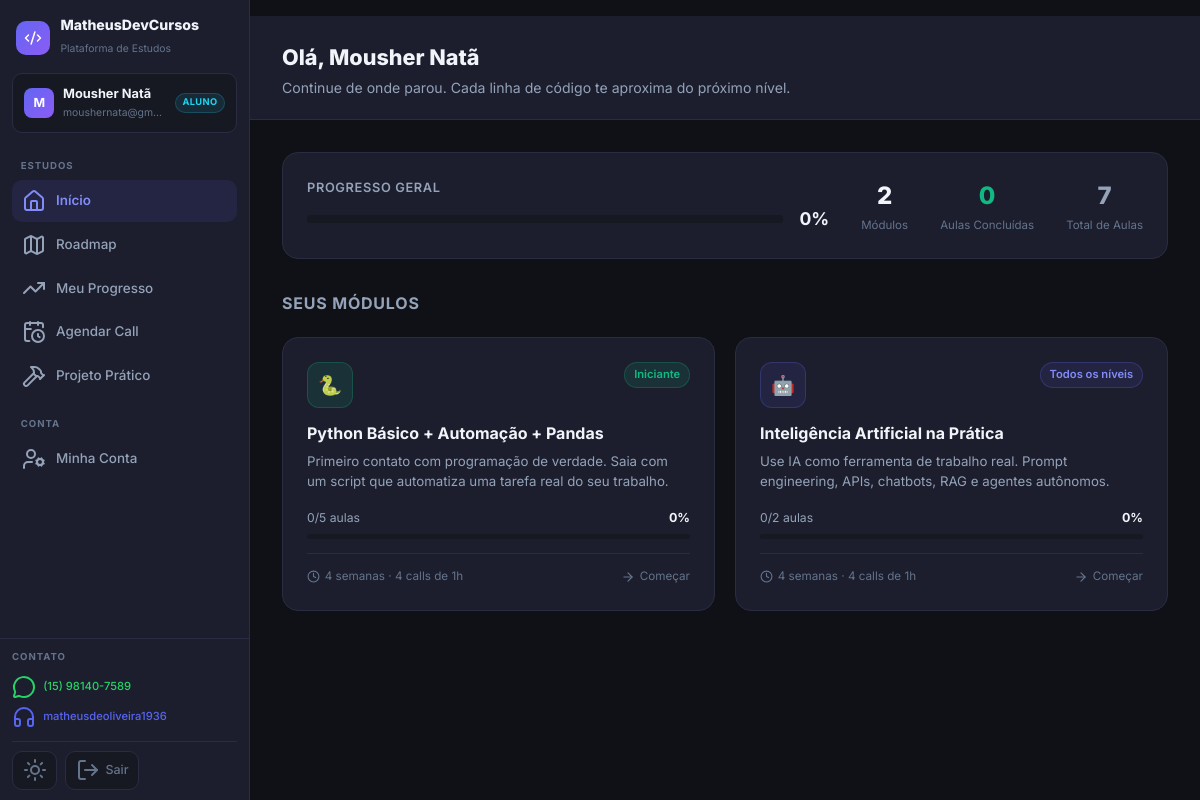
The page /dashboard (signed in) on the database its author committed.
### app.py (models this page shows)
class User(UserMixin, db.Model):
    id = db.Column(db.Integer, primary_key=True)
    username = db.Column(db.String(80), unique=True, nullable=False)
    email = db.Column(db.String(120), unique=True, nullable=True)
    password_hash = db.Column(db.String(200), nullable=False)
    role = db.Column(db.String(20), default='student')
    created_at = db.Column(db.DateTime, default=datetime.utcnow)
    is_active_user = db.Column(db.Boolean, default=True)
    modules = db.relationship('UserModule', backref='user', lazy=True, cascade='all, delete-orphan')
    progress = db.relationship('LessonProgress', backref='user', lazy=True, cascade='all, delete-orphan')
    submissions = db.relationship('ExerciseSubmission', backref='user', lazy=True, cascade='all, delete-orphan')

class Module(db.Model):
    id = db.Column(db.Integer, primary_key=True)
    name = db.Column(db.String(200), nullable=False)
    short_name = db.Column(db.String(80))
    description = db.Column(db.Text)
    price = db.Column(db.Float, default=0.0)
    duration = db.Column(db.String(100))
    level = db.Column(db.String(50))
    color = db.Column(db.String(20), default='purple')
    icon = db.Column(db.String(10), default='🐍')
    is_active = db.Column(db.Boolean, default=True)
    lessons = db.relationship('Lesson', backref='module', lazy=True, order_by='Lesson.order')
    users = db.relationship('UserModule', backref='module', lazy=True)

### app.py (the view)
@app.route('/dashboard')
@login_required
def dashboard():
    if current_user.role == 'admin':
        return redirect(url_for('admin_dashboard'))
    user_modules = UserModule.query.filter_by(user_id=current_user.id).all()
    modules_data = []
    for um in user_modules:
        mod = um.module
        total = len(mod.lessons)
        lesson_ids = [l.id for l in mod.lessons]
        completed = LessonProgress.query.filter_by(user_id=current_user.id)\
            .filter(LessonProgress.lesson_id.in_(lesson_ids)).count() if lesson_ids else 0
        progress = int(completed / total * 100) if total > 0 else 0
        modules_data.append({'module': mod, 'progress': progress, 'completed': completed, 'total': total})
    return render_template('student/dashboard.html', modules_data=modules_data)

### app.py (called while the page is built)
@login_manager.user_loader
def load_user(user_id):
    return User.query.get(int(user_id))

### templates/student/dashboard.html (shortened to what this page needs)
{% extends "base.html" %}
{% block content %}
<div class="page-header">
  <div class="page-header-inner" style="display:flex; align-items:center; justify-content:space-between;">
    <div>
      <h1>Olá, {{ current_user.username }}</h1>
      <p>Continue de onde parou. Cada linha de código te aproxima do próximo nível.</p>
    </div>
  </div>
</div>
<div class="page-body">
<div class="page-body-inner">
  {% if modules_data %}
    {% set total_progress = namespace(val=0) %}
    {% for m in modules_data %}{% set total_progress.val = total_progress.val + m.progress %}{% endfor %}
    {% set avg = (total_progress.val / modules_data|length)|int %}
    <div style="background:var(--surface); border:1px solid var(--border); border-radius:var(--radius-lg); padding:1.5rem; margin-bottom:2rem; display:flex; align-items:center; gap:2rem; flex-wrap:wrap;">
      <div style="flex:1; min-width:200px;">
        <div style="font-size:0.8rem; color:var(--text2); margin-bottom:0.4rem; font-weight:600; text-transform:uppercase; letter-spacing:0.05em;">Progresso Geral</div>
        <div style="display:flex; align-items:center; gap:1rem;">
          <div class="progress-bar-track" style="flex:1; height:8px;">
          </div>
          <strong style="font-size:1.1rem; color:var(--text);">{{ avg }}%</strong>
        </div>
      </div>
      <div style="display:flex; gap:2rem; flex-wrap:wrap;">
        <div style="text-align:center;">
          <div style="font-size:1.5rem; font-weight:800; color:var(--text);">{{ modules_data|length }}</div>
          <div style="font-size:0.72rem; color:var(--text3);">Módulo{{ 's' if modules_data|length > 1 }}</div>
        </div>
        {% set total_done = namespace(val=0) %}
        {% set total_lessons = namespace(val=0) %}
        {% for m in modules_data %}
          {% set total_done.val = total_done.val + m.completed %}
          {% set total_lessons.val = total_lessons.val + m.total %}
        {% endfor %}
        <div style="text-align:center;">
          <div style="font-size:1.5rem; font-weight:800; color:var(--green);">{{ total_done.val }}</div>
          <div style="font-size:0.72rem; color:var(--text3);">Aulas Concluídas</div>
        </div>
        <div style="text-align:center;">
          <div style="font-size:1.5rem; font-weight:800; color:var(--text2);">{{ total_lessons.val }}</div>
          <div style="font-size:0.72rem; color:var(--text3);">Total de Aulas</div>
        </div>
      </div>
    </div>
    <h2 style="font-size:1rem; font-weight:700; color:var(--text2); margin-bottom:1.25rem; text-transform:uppercase; letter-spacing:0.05em;">Seus Módulos</h2>
    <div class="modules-grid">
      {% for item in modules_data %}
        {% set mod = item.module %}
        {% set color = mod.color %}
        <a href="{{ url_for('module_view', module_id=mod.id) }}" class="module-card {{ color }}-card">
          <div class="module-card-top">
            <div class="module-icon-wrap {{ color }}">{{ mod.icon }}</div>
            <span class="module-level {{ color }}">{{ mod.level }}</span>
          </div>
          <h3>{{ mod.name }}</h3>
          <p>{{ mod.description }}</p>
          <div class="progress-row">
            <span class="progress-label">{{ item.completed }}/{{ item.total }} aulas</span>
            <span class="progress-pct">{{ item.progress }}%</span>
          </div>
          <div class="progress-bar-track">
          </div>
          <div class="module-meta">
            <span><i data-lucide="clock" style="width:13px;height:13px;display:inline;vertical-align:middle;"></i> {{ mod.duration }}</span>
            {% if item.progress == 100 %}
              <span style="color:var(--green); margin-left:auto;"><i data-lucide="check-circle" style="width:14px;height:14px;display:inline;vertical-align:middle;"></i> Concluído!</span>
            {% elif item.progress > 0 %}
              <span style="color:var(--primary-light); margin-left:auto;"><i data-lucide="play" style="width:14px;height:14px;display:inline;vertical-align:middle;"></i> Em andamento</span>
            {% else %}
              <span style="color:var(--text3); margin-left:auto;"><i data-lucide="arrow-right" style="width:14px;height:14px;display:inline;vertical-align:middle;"></i> Começar</span>
            {% endif %}
          </div>
        </a>
      {% endfor %}
    </div>
  {% endif %}
</div>
</div>
{% endblock %}

### templates/base.html (shortened to what this page needs)
<!DOCTYPE html>
<html lang="pt-BR">
<head>
  <link rel="stylesheet" href="{{ url_for('static', filename='css/style.css') }}">
  <link rel="stylesheet" href="https://cdnjs.cloudflare.com/ajax/libs/codemirror/5.65.16/codemirror.min.css">
  <link rel="stylesheet" href="https://cdnjs.cloudflare.com/ajax/libs/codemirror/5.65.16/theme/dracula.min.css">
</head>
<body>
<div class="app-layout">
  <aside class="sidebar" id="sidebar">
    <div class="sb-brand">
      <a href="{{ url_for('index') }}" class="sb-brand-link">
        <div class="sb-brand-icon"><i data-lucide="code-2" style="width:18px;height:18px;color:#fff;"></i></div>
        <div class="sb-brand-text">
          <strong>MatheusDevCursos</strong>
          <span>Plataforma de Estudos</span>
        </div>
      </a>
    </div>
    <div class="sb-user">
      <div class="sb-user-avatar">{{ current_user.username[0].upper() }}</div>
      <div class="sb-user-info">
        <strong>{{ current_user.username }}</strong>
        <small>{{ current_user.email or '' }}</small>
      </div>
      {% if current_user.role == 'admin' %}
        <span class="sb-badge sb-badge-admin">Admin</span>
      {% else %}
        <span class="sb-badge sb-badge-student">Aluno</span>
      {% endif %}
    </div>
    <nav class="sb-nav">
      {% if current_user.role == 'admin' %}
        <div class="sb-section-label">Administração</div>
        <a href="{{ url_for('admin_dashboard') }}" class="sb-link{{ ' active' if request.endpoint == 'admin_dashboard' }}">
          <i data-lucide="layout-dashboard"></i><span>Dashboard</span>
        </a>
        <a href="{{ url_for('admin_students') }}" class="sb-link{{ ' active' if request.endpoint in ['admin_students', 'admin_student_detail'] }}">
          <i data-lucide="users"></i><span>Alunos</span>
        </a>
        <a href="{{ url_for('admin_revenue') }}" class="sb-link{{ ' active' if request.endpoint == 'admin_revenue' }}">
          <i data-lucide="wallet"></i><span>Receita</span>
        </a>
        <a href="{{ url_for('admin_calls') }}" class="sb-link{{ ' active' if request.endpoint == 'admin_calls' }}">
          <i data-lucide="calendar-clock"></i><span>Calls</span>
        </a>
        <a href="{{ url_for('admin_projetos') }}" class="sb-link{{ ' active' if request.endpoint == 'admin_projetos' }}">
          <i data-lucide="hammer"></i><span>Projetos</span>
        </a>
      {% else %}
        <div class="sb-section-label">Estudos</div>
        <a href="{{ url_for('dashboard') }}" class="sb-link{{ ' active' if request.endpoint == 'dashboard' }}">
          <i data-lucide="home"></i><span>Início</span>
        </a>
        <a href="{{ url_for('roadmap') }}" class="sb-link{{ ' active' if request.endpoint == 'roadmap' }}">
          <i data-lucide="map"></i><span>Roadmap</span>
        </a>
        <a href="{{ url_for('profile') }}" class="sb-link{{ ' active' if request.endpoint == 'profile' }}">
          <i data-lucide="trending-up"></i><span>Meu Progresso</span>
        </a>
        <a href="{{ url_for('schedule_call') }}" class="sb-link{{ ' active' if request.endpoint == 'schedule_call' }}">
          <i data-lucide="calendar-clock"></i><span>Agendar Call</span>
        </a>
        <a href="{{ url_for('projeto_pratico') }}" class="sb-link{{ ' active' if request.endpoint == 'projeto_pratico' }}">
          <i data-lucide="hammer"></i><span>Projeto Prático</span>
        </a>
        <div class="sb-section-label" style="margin-top:0.5rem;">Conta</div>
        <a href="{{ url_for('minha_conta') }}" class="sb-link{{ ' active' if request.endpoint == 'minha_conta' }}">
          <i data-lucide="user-cog"></i><span>Minha Conta</span>
        </a>
      {% endif %}
    </nav>
    <div class="sb-footer">
      <div class="sb-contact">
        <div class="sb-section-label" style="padding:0;margin-bottom:0.45rem;">Contato</div>
        <a href="https://wa.me/5515981407589" target="_blank" class="sb-contact-link sb-wa">
          <i data-lucide="message-circle"></i> (15) 98140-7589
        </a>
        <a href="https://discord.com/users/matheusdeoliveira1936" target="_blank" class="sb-contact-link sb-dc">
          <i data-lucide="headphones"></i> matheusdeoliveira1936
        </a>
      </div>
      <div class="sb-actions">
        <button class="sb-action-btn" onclick="toggleTheme()" title="Alternar tema">
          <i data-lucide="sun" class="theme-icon-light"></i>
        </button>
        <a href="{{ url_for('logout') }}" class="sb-action-btn sb-logout" title="Sair">
          <i data-lucide="log-out"></i>
          <span>Sair</span>
        </a>
      </div>
    </div>
  </aside>
  <main class="main-content">
    <div style="padding: 0 2rem; padding-top: 1rem; max-width:1100px; margin:0 auto;">
    </div>
    {% block content %}{% endblock %}
  </main>
</div>
</body>
</html>

### rows shown on the page
User: username "M", username "Mousher Natã", email "moushernata@gm…"
Module: icon "🐍", level "Iniciante", name "Python Básico + Automação + Pandas", description "Primeiro contato com programação de verdade. Saia com um script que automatiza uma tarefa real do seu trabalho.", duration "4 semanas · 4 calls de 1h"
Module: icon "🤖", level "Todos os níveis", name "Inteligência Artificial na Prática", description "Use IA como ferramenta de trabalho real. Prompt engineering, APIs, chatbots, RAG e agentes autônomos.", duration "4 semanas · 4 calls de 1h"

### other values the page prints
{{ avg }} "0"
{{ modules_data|length }} "2"
{{ 's' if modules_data|length > 1 }} "s"
{{ total_done.val }} "0"
{{ total_lessons.val }} "7"
{{ item.completed }} "0" "0"
{{ item.total }} "5" "2"
{{ item.progress }} "0" "0"
